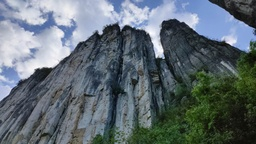
#> input picture test.jpg, 256 x 144 px, shrunk from 1920 x 1080 before the run
$ python Image_recover.py
#> lines starting #> are read from the running program, lines starting #| are printed output that depends on the picture; long printed decimals are rounded
# coding : utf-8
'''
@creat_time = 2022/4/21,18:30
@auther = MrCrimson
Emal : mrcrimson@163.com
'''
import cv2
import numpy as np
import random
from sklearn.linear_model import LinearRegression
from tqdm import tqdm
import time


# 对图像添加噪声
noise_rate = [0.8,0.4,0.6]
def make_noise(img):
    noise_img = np.zeros(img.shape,np.uint8)
    mask = np.zeros(img.shape, np.uint8)
    b,g,r = cv2.split(mask)

    for i in range(img.shape[0]):
        for j in range(img.shape[1]):
            rdn = random.random()  # 随机生成0-1之间的数字
            if rdn < 0.8:  # 如果生成的随机数小于噪声比例则将该像素点添加黑点，即椒噪声
                b[i][j] = 0
            elif rdn >= 0.8:  # 如果生成的随机数大于（1-噪声比例）则将该像素点添加白点，即盐噪声
                b[i][j] = 1

    for i in range(img.shape[0]):
        for j in range(img.shape[1]):
            rdn = random.random()  # 随机生成0-1之间的数字
            if rdn < 0.4:  # 如果生成的随机数小于噪声比例则将该像素点添加黑点，即椒噪声
                g[i][j] = 0
            elif rdn >= 0.4:  # 如果生成的随机数大于（1-噪声比例）则将该像素点添加白点，即盐噪声
                g[i][j] = 1

    for i in range(img.shape[0]):
        for j in range(img.shape[1]):
            rdn = random.random()  # 随机生成0-1之间的数字
            if rdn < 0.6:  # 如果生成的随机数小于噪声比例则将该像素点添加黑点，即椒噪声
                r[i][j] = 0
            elif rdn >= 0.6:  # 如果生成的随机数大于（1-噪声比例）则将该像素点添加白点，即盐噪声
                r[i][j] = 1
    mask = cv2.merge([b,g,r])
    noise_img = mask * img
    # [4 lines of commented-out code are left out]

    return [mask,noise_img]

# [54 lines left out: function img_recover, not called in this run]


def fast_img_recover(img):
    block_size=16
    distance = 50
    resImg = np.copy(img)
    rows,cols,channel = img.shape
    count = 0
    noiseMask = np.array(img != 0, dtype='double')
    # print(noiseMask)

    with tqdm(total=(rows//block_size+1)*(cols//block_size+1), desc='test', leave=True, ncols=100, unit='B', unit_scale=True) as pbar:
        for x in range(rows//block_size+1):
            # if x<63:
            #     continue
            for y in range(cols//block_size+1):
                if (x+1)*16>rows:
                    goal_block_x=rows
                else:
                    goal_block_x=(x+1)*16
                if (y+1)*16>cols:
                    goal_block_y=cols
                else:
                    goal_block_y=(y+1)*16
                # print('goal block:{}-{},{}-{}'.format(x*16,goal_block_x, y*16,goal_block_y))
                if x<3:
                    row_l=0
                else:
                    row_l=16*(x-3)+6
                if rows<(x+3)*16+10:
                    row_h=rows
                else:
                    row_h=(x+3)*16+10
                # print(row_l, row_h)
                if y<3:
                    col_l=0
                else:
                    col_l=16*(y-3)+6
                if cols<(y+3)*16+10:
                    col_h=cols
                else:
                    col_h=(y+3)*16+10
                # print(col_l, col_h,'\n')
                for chan in range(channel):
                    '计算回归模型'
                    x_train = []
                    y_train = []
                    for i in range(row_l, row_h):
                        for j in range(col_l, col_h):
                            if noiseMask[i, j, chan] == 0.:
                                continue
                            # if i == row and j == col:
                            #     continue
                            x_train.append([i, j])
                            y_train.append([img[i, j, chan]])
                    if x_train == []: # 完全被抹除则直接放弃本区域
                        continue
                    Regression = LinearRegression()
                    Regression.fit(x_train, y_train)
                    '根据模型填值'
                    for xx in range(x*16,goal_block_x):
                        for yy in range(y*16,goal_block_y):
                            if noiseMask[xx, yy, chan] != 0.:
                                continue
                            resImg[xx, yy, chan] = Regression.predict([[xx, yy]])
                pbar.update(1)
    return resImg


if __name__ == '__main__':

    # img = np.random.rand(120,160,3)
    # print(img.shape)
    img = cv2.imread('test.jpg')
#> img is the input picture: shape (144, 256, 3); mean B, G, R 113.6, 106.9, 95.2
    mask,noise_img = make_noise(img)
#> in make_noise, `b,g,r = cv2.split(mask)`: b: shape (144, 256); every value is 0
#> in make_noise, `b,g,r = cv2.split(mask)`: mask: shape (144, 256, 3); every value is 0
#> after the loop in make_noise, `for i in range(img.shape[0]):`:
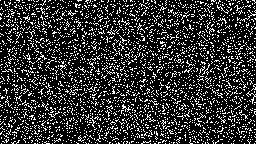
#> b: shape (144, 256); values 0 (black) and 1 (white), 20% white in thin lines or dots
#> after the loop in make_noise, `for i in range(img.shape[0]):`:
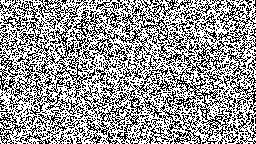
#> g: shape (144, 256); values 0 (black) and 1 (white), 59.6% white; black in thin lines or dots
#> after the loop in make_noise, `for i in range(img.shape[0]):`:
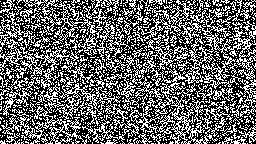
#> r: shape (144, 256); values 0 (black) and 1 (white), 40.2% white in thin lines or dots
#> in make_noise, `mask = cv2.merge([b,g,r])`:
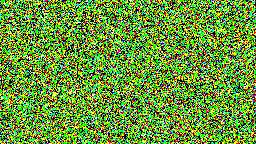
#> mask: shape (144, 256, 3); mean B, G, R 0.2, 0.596, 0.402; drawn with 1 as white
#> in make_noise, `noise_img = mask * img`:
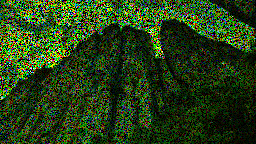
#> noise_img: shape (144, 256, 3); mean B, G, R 22.4, 63.7, 38.3
    loss0 = cv2.norm(img, noise_img, cv2.NORM_L2)
#> loss0 = 32334.8
    print('loss0:{}'.format(loss0))
#| loss0:32334.783
    # print(noise_img.shape)
    # fast_img_recover(img)
    recover_img = fast_img_recover(noise_img)
#> after the loop in fast_img_recover, `for x in range(rows//block_size+1):`:
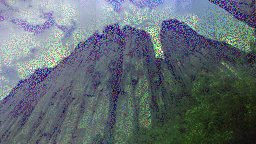
#> resImg: shape (144, 256, 3); mean B, G, R 115, 107.8, 96.8
    # cv2.imshow('recovered',recover_img)
    # cv2.waitKey(0)
    # cv2.imwrite('recover.png',recover_img)
    loss = cv2.norm(img, recover_img, cv2.NORM_L2)
#> loss = 11476.1
    print('loss:{}'.format(loss))
#| loss:11476.112

$ run again, with Default.jpg copied over test.jpg
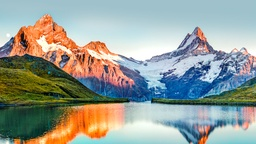
#> input picture Default.jpg, 256 x 144 px, shrunk from 3840 x 2160 before the run
#> img is the input picture: shape (144, 256, 3); mean B, G, R 149.3, 157, 149.9
#> in make_noise, `noise_img = mask * img`:
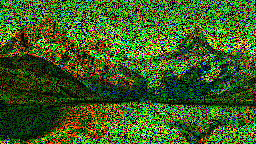
#> noise_img: shape (144, 256, 3); mean B, G, R 30, 93.6, 59.9
#> loss0 = 43250.3
#| loss0:43250.318
#> after the loop in fast_img_recover, `for x in range(rows//block_size+1):`:
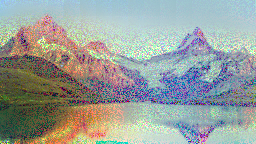
#> resImg: shape (144, 256, 3); mean B, G, R 154.4, 159.4, 152.2
#> loss = 13672
#| loss:13672.000
